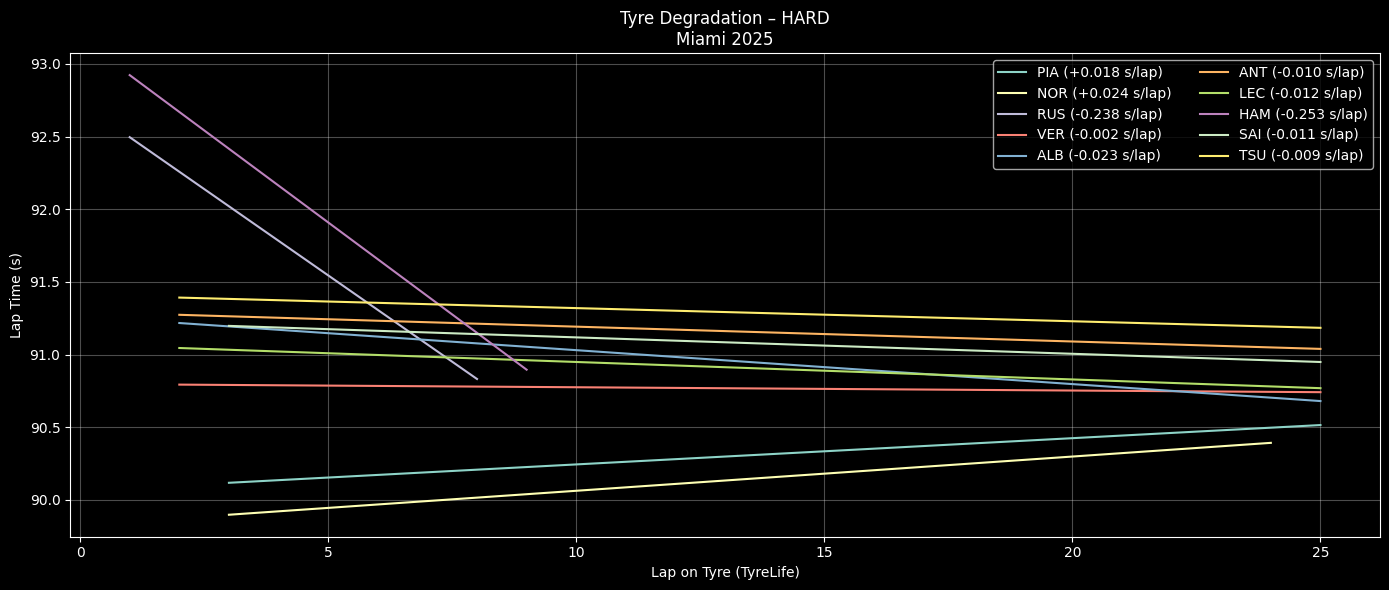

Recreate this plot in Python.
import fastf1, os
import pandas as pd
import numpy as np
import matplotlib.pyplot as plt
from pathlib import Path

# ========= CONFIG =========
YEAR = 2025
GP = "Miami"
SESSION = "R"
COMPOUND = "HARD"      # SOFT / MEDIUM / HARD
TOP_N = 10             # Top N finishers
CACHE_DIR = Path("/content/fastf1_cache")

# ========= CACHE =========
CACHE_DIR.mkdir(parents=True, exist_ok=True)
fastf1.Cache.enable_cache(CACHE_DIR)

# ========= LOAD SESSION =========
session = fastf1.get_session(YEAR, GP, SESSION)
session.load()

laps = session.laps.copy()
laps = laps[laps["IsAccurate"]]

# Convert laptime to seconds
laps["LapTimeSec"] = laps["LapTime"].dt.total_seconds()

# ========= SELECT TOP DRIVERS =========
drivers = (
    session.results
    .sort_values("Position")
    .head(TOP_N)["Abbreviation"]
    .tolist()
)

laps = laps[laps["Driver"].isin(drivers)]

# ========= CLEAN LAPS =========
laps = laps[
    laps["PitInTime"].isna() &
    laps["PitOutTime"].isna() &
    (laps["Compound"] == COMPOUND)
]

# ========= REMOVE OUTLIERS (IQR PER DRIVER PER STINT) =========
clean = []

for (d, stint), dl in laps.groupby(["Driver", "Stint"]):
    if len(dl) < 5:
        continue

    q1, q3 = dl["LapTimeSec"].quantile([0.25, 0.75])
    iqr = q3 - q1

    dl = dl[
        (dl["LapTimeSec"] >= q1 - 1.5 * iqr) &
        (dl["LapTimeSec"] <= q3 + 1.5 * iqr)
    ]

    clean.append(dl)

clean = pd.concat(clean)

# ========= PLOT TYRE DEGRADATION =========
plt.figure(figsize=(14,6))

for d in drivers:
    dl = clean[clean["Driver"] == d]

    # pilih stint terpanjang untuk driver tsb
    if dl.empty:
        continue

    stint_id = (
        dl.groupby("Stint").size().idxmax()
    )

    stint_laps = dl[dl["Stint"] == stint_id]

    if len(stint_laps) < 5:
        continue

    x = stint_laps["TyreLife"]
    y = stint_laps["LapTimeSec"]

    # Linear regression → degradation slope
    z = np.polyfit(x, y, 1)
    y_fit = np.polyval(z, x)

    plt.plot(x, y_fit, label=f"{d} ({z[0]:+.03f} s/lap)")

plt.title(f"Tyre Degradation – {COMPOUND}\n{GP} {YEAR}")
plt.xlabel("Lap on Tyre (TyreLife)")
plt.ylabel("Lap Time (s)")
plt.grid(alpha=0.3)
plt.legend(ncol=2)
plt.tight_layout()
plt.show()
